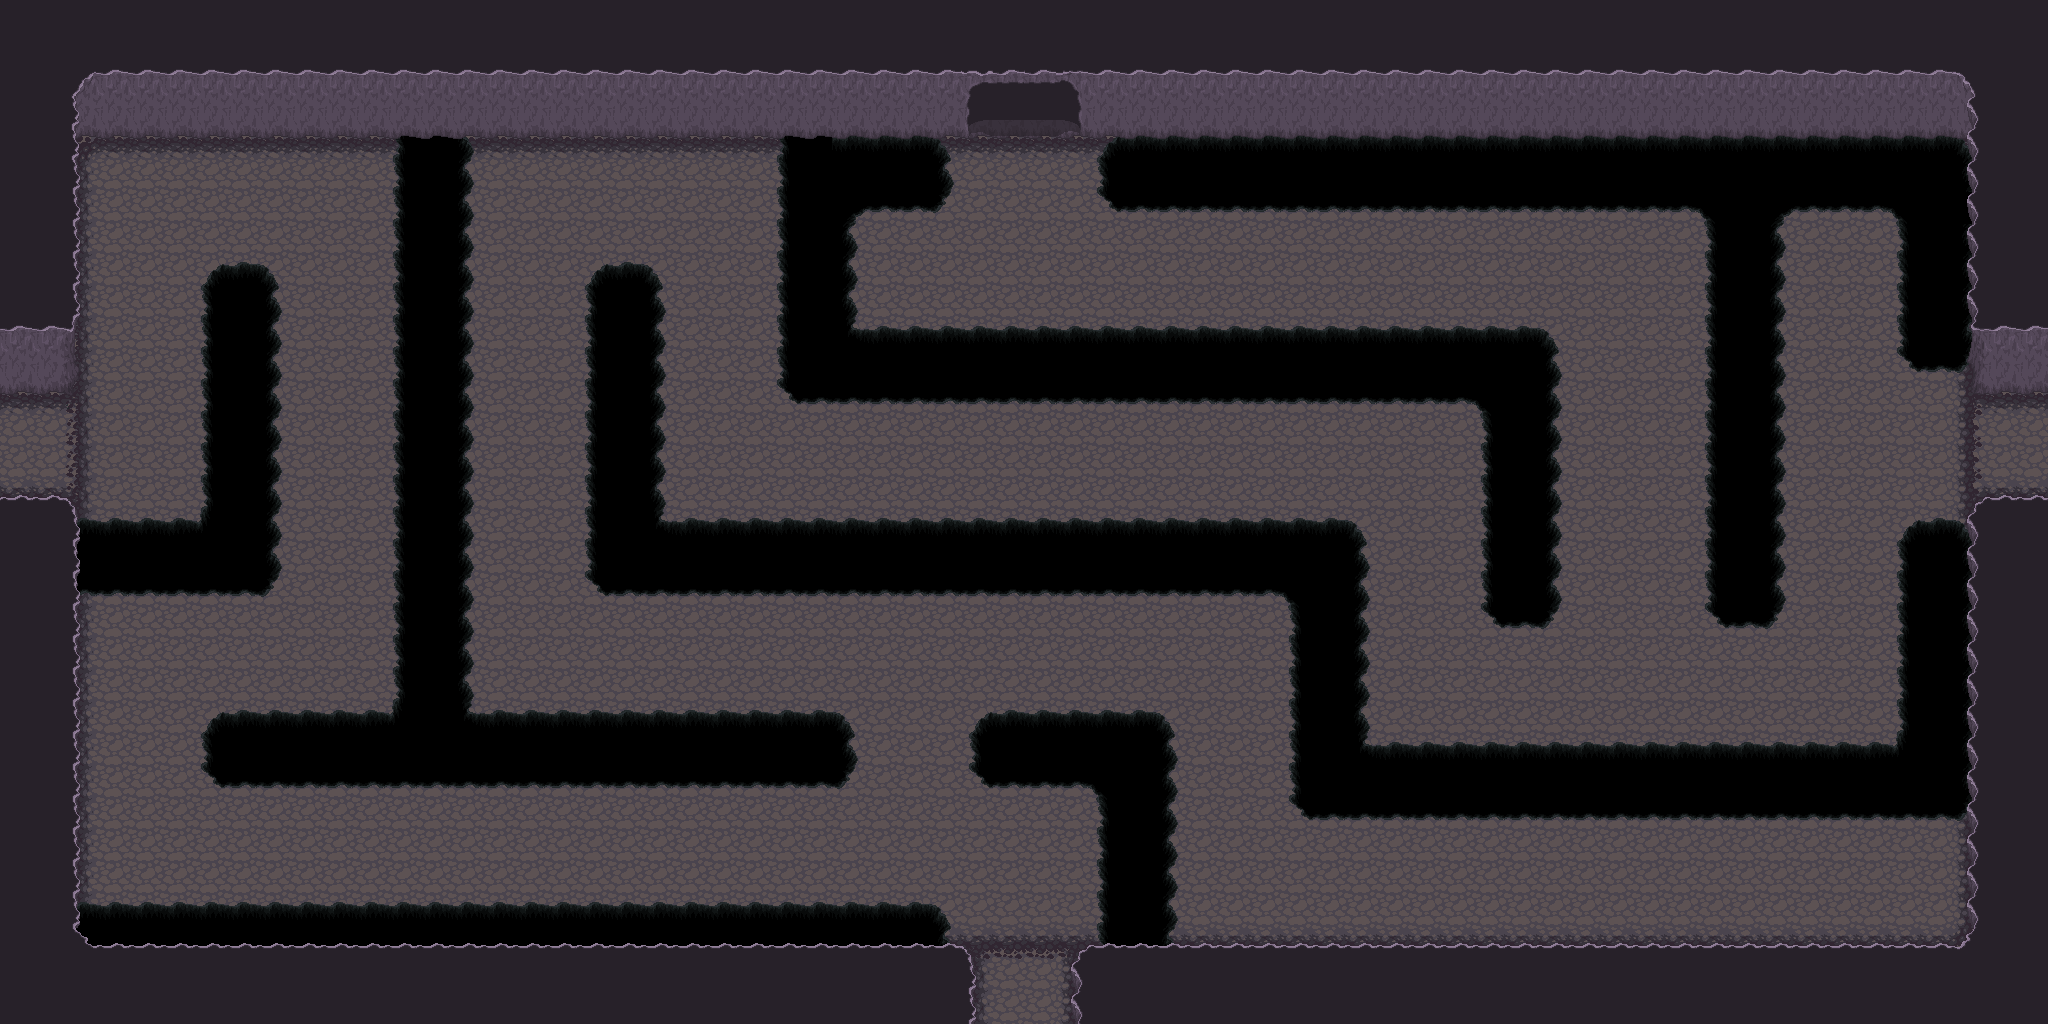

Below is a game level as drawn by its tile map, then a one-line description and the .tmx that defines it (tile-layer data replaced by summaries):
An orthogonal 64x32 tile map with 32x32 px tiles, 7 tile layers (Ground, Ground +1, Ground +2, Ground +3, ...), 5 hidden layers not drawn, 8 tilesets.

<map version="1.0" orientation="orthogonal" renderorder="right-down" width="64" height="32" tilewidth="32" tileheight="32" nextobjectid="1">
 <tileset firstgid="1" name="Artis_dock" tilewidth="32" tileheight="32" tilecount="128" columns="16">
  <image source="../Ressources/Artis_dock.png" width="512" height="256" />
 </tileset>
 <tileset firstgid="129" name="base_out_atlas" tilewidth="32" tileheight="32" tilecount="1024" columns="32">
  <image source="../Ressources/base_out_atlas.png" width="1024" height="1024" />
 </tileset>
 <tileset firstgid="1153" name="build_atlas" tilewidth="32" tileheight="32" tilecount="1024" columns="32">
  <image source="../Ressources/build_atlas.png" width="1024" height="1024" />
 </tileset>
 <tileset firstgid="2177" name="caves" tilewidth="32" tileheight="32" tilecount="66" columns="11">
  <image source="../Ressources/caves.png" width="352" height="192" />
 </tileset>
 <tileset firstgid="2243" name="forest_tiles" tilewidth="32" tileheight="32" tilecount="256" columns="16">
  <image source="../Ressources/forest_tiles.png" width="512" height="512" />
 </tileset>
 <tileset firstgid="2499" name="obj_misk_atlas" tilewidth="32" tileheight="32" tilecount="1024" columns="32">
  <image source="../Ressources/obj_misk_atlas.png" width="1024" height="1024" />
 </tileset>
 <tileset firstgid="3523" name="terrain_atlas" tilewidth="32" tileheight="32" tilecount="1024" columns="32">
  <image source="../Ressources/terrain_atlas.png" width="1024" height="1024" />
 </tileset>
 <tileset firstgid="4547" name="tileset_stone_v4_p1" tilewidth="32" tileheight="32" tilecount="70" columns="5">
  <image source="../Ressources/tileset_stone_v4_p1.png" width="166" height="463" />
 </tileset>
 <layer name="Ground" width="64" height="32">
  <data>[2048 cells, 2048 non-empty, 1 distinct tile ids]</data>
 </layer>
 <layer name="Ground +1" width="64" height="32">
  <data>[2048 cells, 178 non-empty, 12 distinct tile ids]</data>
 </layer>
 <layer name="Ground +2" width="64" height="32">
  <data>[2048 cells, 770 non-empty, 16 distinct tile ids]</data>
 </layer>
 <layer name="Ground +3" width="64" height="32">
  <data>[2048 cells, 638 non-empty, 23 distinct tile ids]</data>
 </layer>
 <layer name="Door" width="64" height="32">
  <data>[2048 cells, 12 non-empty, 9 distinct tile ids]</data>
 </layer>
 <layer name="Collide" width="64" height="32" visible="0">
  <data>[2048 cells, 1233 non-empty, 1 distinct tile ids]</data>
 </layer>
 <layer name="TopDoorBlock" width="64" height="32" visible="0">
  <data>[2048 cells, 24 non-empty, 3 distinct tile ids]</data>
 </layer>
 <layer name="BottomDoorBlock" width="64" height="32" visible="0">
  <data>[2048 cells, 18 non-empty, 2 distinct tile ids]</data>
 </layer>
 <layer name="LeftDoorBlock" width="64" height="32" visible="0">
  <data>[2048 cells, 24 non-empty, 2 distinct tile ids]</data>
 </layer>
 <layer name="RightDoorBlock" width="64" height="32" visible="0">
  <data>[2048 cells, 24 non-empty, 2 distinct tile ids]</data>
 </layer>
 <layer name="UpOne" width="64" height="32">
  <data>[2048 cells, 0 non-empty, 0 distinct tile ids]</data>
 </layer>
 <layer name="UpTwo" width="64" height="32">
  <data>[2048 cells, 0 non-empty, 0 distinct tile ids]</data>
 </layer>
</map>
